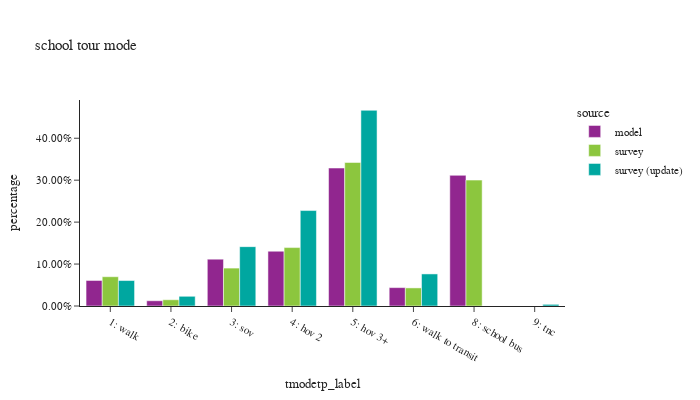

This figure's notebook cell:
### Code cell
df_plot = sc_tour.groupby(['source','tmodetp_label'])['toexpfac'].sum().reset_index()
df_plot['percentage'] = df_plot.groupby(['source'], group_keys=False)['toexpfac']. \
    apply(lambda x: x / float(x.sum()))

df_plot_ct = sc_tour.groupby(['source','tmodetp_label'])['toexpfac'].count().reset_index(). \
    rename(columns={'toexpfac':'sample count'})
df_plot = df_plot.merge(df_plot_ct, on=['source','tmodetp_label'])

fig = px.bar(df_plot.sort_values(by=['source']), x="tmodetp_label", y="percentage", color="source",
             barmode="group",hover_data=['sample count'],title="school tour mode")
fig.update_layout(height=400, width=700, font=dict(size=11),
                  xaxis = dict(dtick = 1, categoryorder='category ascending'),
                  yaxis=dict(tickformat=".2%"))
fig.show()

### Figure 1 — Plotly figure (JSON) as saved in the notebook; plotly's stock layout.template omitted (floating-point values rounded to 4 significant figures)
{"data": [{"alignmentgroup": "True", "customdata": [[31211], [6408], [57211], [66968], [168638], [22475], [159729], [6]], "hovertemplate": "source=model<br>tmodetp_label=%{x}<br>percentage=%{y}<br>sample count=%{customdata[0]}<extra></extra>", "legendgroup": "model", "marker": {"color": "#91268F", "pattern": {"shape": ""}}, "name": "model", "offsetgroup": "model", "orientation": "v", "showlegend": true, "textposition": "auto", "type": "bar", "x": ["1: walk", "2: bike", "3: sov", "4: hov 2", "5: hov 3+", "6: walk to transit", "8: school bus", "9: tnc"], "xaxis": "x", "y": [0.06088, 0.0125, 0.1116, 0.1306, 0.329, 0.04384, 0.3116, 1.17e-05], "yaxis": "y"}, {"alignmentgroup": "True", "customdata": [[156], [55], [201], [46], [26], [71], [96]], "hovertemplate": "source=survey<br>tmodetp_label=%{x}<br>percentage=%{y}<br>sample count=%{customdata[0]}<extra></extra>", "legendgroup": "survey", "marker": {"color": "#8CC63E", "pattern": {"shape": ""}}, "name": "survey", "offsetgroup": "survey", "orientation": "v", "showlegend": true, "textposition": "auto", "type": "bar", "x": ["8: school bus", "6: walk to transit", "5: hov 3+", "3: sov", "2: bike", "1: walk", "4: hov 2"], "xaxis": "x", "y": [0.3002, 0.04317, 0.3422, 0.0904, 0.0149, 0.06982, 0.1393], "yaxis": "y"}, {"alignmentgroup": "True", "customdata": [[61], [81], [22], [47], [115], [221], [4]], "hovertemplate": "source=survey (update)<br>tmodetp_label=%{x}<br>percentage=%{y}<br>sample count=%{customdata[0]}<extra></extra>", "legendgroup": "survey (update)", "marker": {"color": "#00A7A0", "pattern": {"shape": ""}}, "name": "survey (update)", "offsetgroup": "survey (update)", "orientation": "v", "showlegend": true, "textposition": "auto", "type": "bar", "x": ["6: walk to transit", "1: walk", "2: bike", "3: sov", "4: hov 2", "5: hov 3+", "9: tnc"], "xaxis": "x", "y": [0.07646, 0.0607, 0.02316, 0.1415, 0.2276, 0.4666, 0.003943], "yaxis": "y"}], "layout": {"barmode": "group", "font": {"size": 11}, "height": 400, "legend": {"title": {"text": "source"}, "tracegroupgap": 0}, "title": {"text": "school tour mode"}, "width": 700, "xaxis": {"anchor": "y", "categoryorder": "category ascending", "domain": [0.0, 1.0], "dtick": 1, "title": {"text": "tmodetp_label"}}, "yaxis": {"anchor": "x", "domain": [0.0, 1.0], "tickformat": ".2%", "title": {"text": "percentage"}}}}
